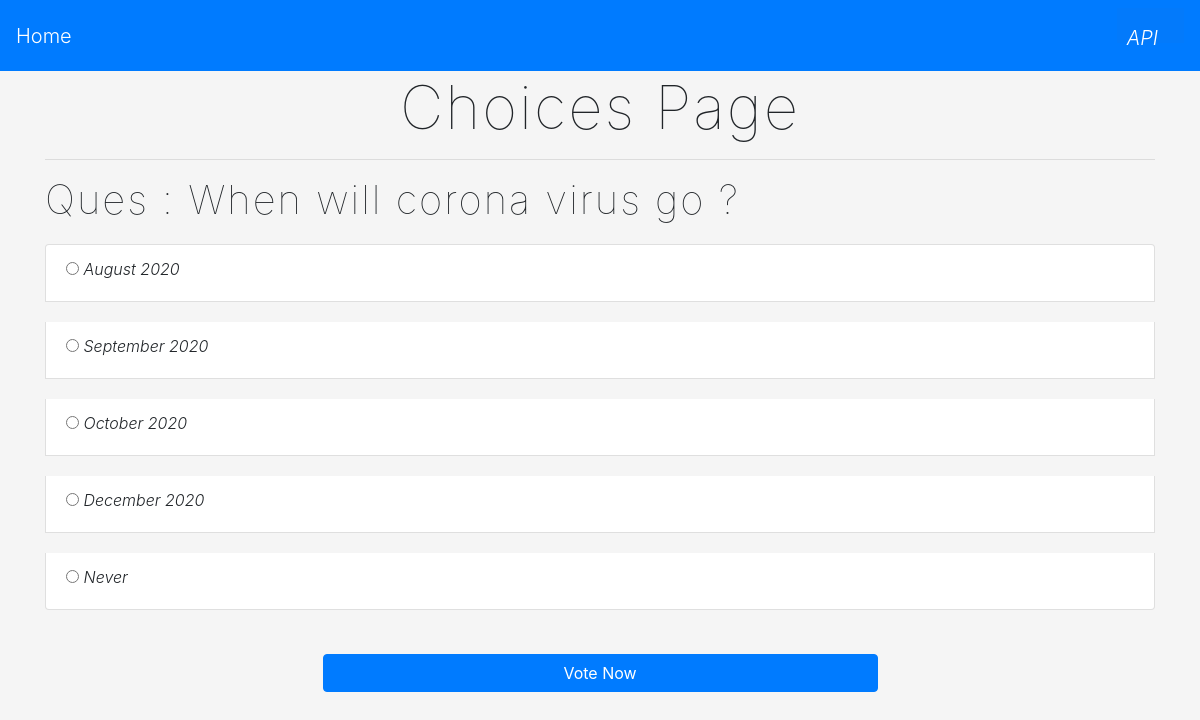
/app/details/21, run on the app's committed database.
### app/models.py (models this page shows, shortened)
class Question(models.Model):
    question_text = models.CharField(max_length = 500)
    pub_date = models.DateTimeField('date published')
    viewsofquestion = models.PositiveIntegerField(default=0)

class Choice(models.Model):
    question = models.ForeignKey(Question, on_delete=models.CASCADE)
    choice_text = models.CharField(max_length = 300)
    votes = models.IntegerField(default=0)

### app/views.py (the view)
# urls.py: path('details/<int:pk>', views.details.as_view(), name = 'details'),
class details(DetailView):
    model = Question
    success_url = reverse_lazy('vote')
    template_name = 'details.html'

### app/templates/details.html (shortened to what this page needs)
{% extends 'base.html' %}
{% block content %}
<section class="details">
    <h1>Choices Page</h1>
    <hr>
    <h3>Ques : {{question.question_text}} </h3>
    <form action="{% url 'vote' question.id %}" method="post">
        <ul class="list-group">
        {% for k in question.choice_set.all %}
            <li class="list-group-item">
                <input type="radio" name="choice" value="{{k.id}}" id="question_{{forloop.counter}}">
                <label for="question_{{forloop.counter}}">{{k.choice_text}}</label>
            </li>
        {% endfor %}
        </ul>
        <br>
        <div class="text-center" style="margin-bottom: 20px;">
            <input type="submit" class='w-50 btn btn-primary'value="Vote Now">
        </div>
    </form>
</section>
{% endblock %}

### app/static/main.css (style rules this page uses)
body { font-weight: 300; background-color: #f5f5f5; }
ul { list-style: none; display: inline; }
li { background-color: white; border-bottom: 1px solid #037AFB; padding: 10px; font-style: italic; margin-bottom: 20px; }
.homepage h1, .details h1, .details h3, .result h1 { font-weight: 100; font-size: 60px; margin-bottom: 0px; letter-spacing: 2px; text-align: center; }
.details h3 { text-align: left; font-size: 40px; margin-bottom: 20px; }

### data on the page
Question: question_text "When will corona virus go ?"
Choice: choice_text "August 2020"
Choice: choice_text "September 2020"
Choice: choice_text "October 2020"
Choice: choice_text "December 2020"
Choice: choice_text "Never"
